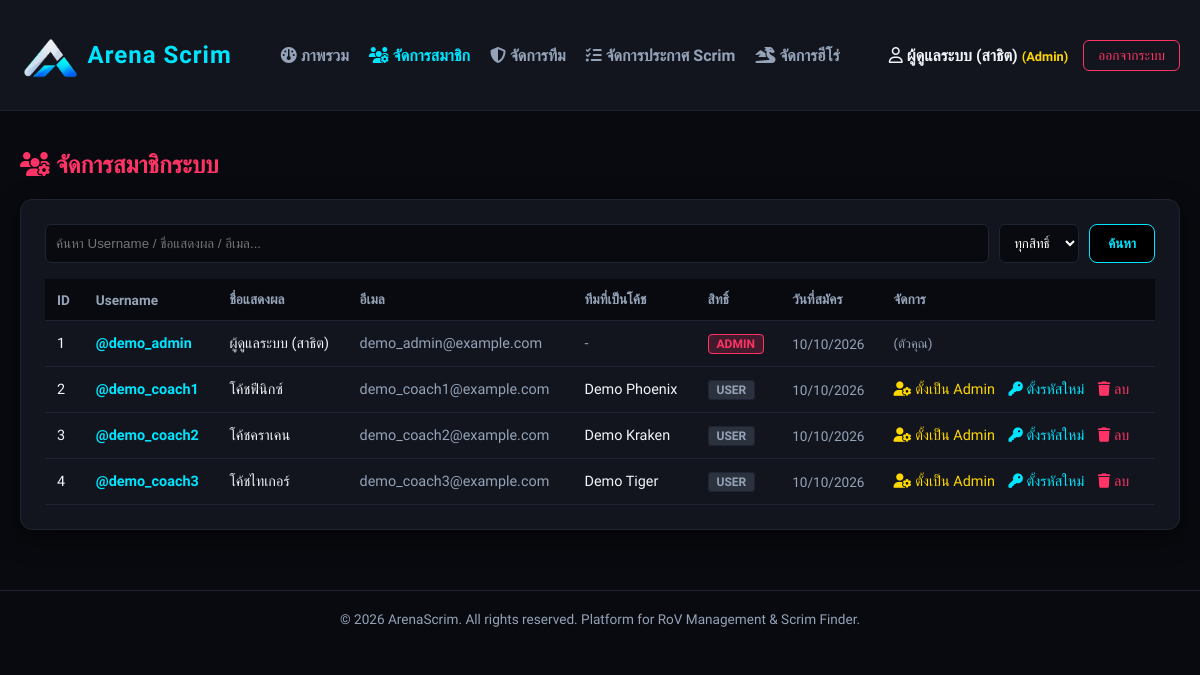
The page /admin/users.php (signed in) on the database its author committed.
### tables this page shows
CREATE TABLE `users` (
  `user_id` int(11) NOT NULL AUTO_INCREMENT,
  `username` varchar(50) NOT NULL,
  `email` varchar(100) NOT NULL,
  `password` varchar(255) NOT NULL,
  `display_name` varchar(100) NOT NULL,
  `role` enum('user','admin') DEFAULT 'user',
  `created_at` timestamp NOT NULL DEFAULT current_timestamp(),
  `nickname` varchar(100) DEFAULT NULL,
  `fullname` varchar(255) DEFAULT NULL,
  `open_id` varchar(255) DEFAULT NULL,
  `full_id` varchar(255) DEFAULT NULL,
  PRIMARY KEY (`user_id`),
  UNIQUE KEY `username` (`username`),
  UNIQUE KEY `email` (`email`)
);

CREATE TABLE `teams` (
  `team_id` int(11) NOT NULL AUTO_INCREMENT,
  `team_name` varchar(100) NOT NULL,
  `team_tag` varchar(10) NOT NULL,
  `leader_id` int(11) DEFAULT NULL COMMENT 'โค้ชของทีม (NULL = ไม่มีโค้ช)',
  `discord_link` varchar(255) DEFAULT NULL,
  `facebook_link` varchar(255) DEFAULT NULL,
  `line_id` varchar(100) DEFAULT NULL,
  `created_at` timestamp NOT NULL DEFAULT current_timestamp(),
  PRIMARY KEY (`team_id`),
  UNIQUE KEY `team_name` (`team_name`),
  KEY `leader_id` (`leader_id`),
  CONSTRAINT `teams_ibfk_1` FOREIGN KEY (`leader_id`) REFERENCES `users` (`user_id`) ON DELETE SET NULL
);

### admin/users.php (the view, shortened to what this page needs)
<?php
require_once '../config/db.php';
$page_css = "admin";
$search = trim($_GET['q'] ?? '');
$where = [];
$params = [];
$stmt = $pdo->prepare("SELECT u.*, t.team_name
    FROM users u LEFT JOIN teams t ON t.leader_id = u.user_id"
    . ($where ? " WHERE " . implode(' AND ', $where) : '') . "
    ORDER BY u.created_at DESC");
$stmt->execute($params);
$users = $stmt->fetchAll();
$input = "padding: 10px; background: #090A0F; border: 1px solid var(--border-color); color: #fff; border-radius: 6px;";
[$users_page, $page, $pages] = paginate_rows($users);
include '../includes/header.php';
?>
<div style="margin-top: 20px;">
    <h2 style="color: var(--neon-red); margin-bottom: 20px;"><i class="fa-solid fa-users-gear"></i> จัดการสมาชิกระบบ</h2>
    <div class="arena-card">
        <form method="GET" style="display: flex; gap: 10px; margin-bottom: 16px; flex-wrap: wrap;">
            <input type="text" name="q" value="<?= e($search) ?>" placeholder="ค้นหา Username / ชื่อแสดงผล / อีเมล..." style="flex: 1; min-width: 220px; <?= $input ?>">
            <select name="role" style="<?= $input ?>">
                <option value="">ทุกสิทธิ์</option>
            </select>
            <button type="submit" class="btn-cyber" style="padding: 10px 18px;">ค้นหา</button>
        </form>
        <table class="admin-table">
            <thead>
                <tr>
                    <th>ID</th>
                    <th>Username</th>
                    <th>ชื่อแสดงผล</th>
                    <th>อีเมล</th>
                    <th>ทีมที่เป็นโค้ช</th>
                    <th>สิทธิ์</th>
                    <th>วันที่สมัคร</th>
                    <th>จัดการ</th>
                </tr>
            </thead>
            <tbody>
                <?php foreach ($users_page as $u): ?>
                    <tr>
                        <td><?= (int)$u['user_id'] ?></td>
                        <td style="color: var(--neon-cyan); font-weight: 600;">@<?= e($u['username']) ?></td>
                        <td><?= e($u['display_name']) ?></td>
                        <td style="color: var(--text-muted);"><?= e($u['email']) ?></td>
                        <td><?= $u['team_name'] ? e($u['team_name']) : '<span style="color: var(--text-muted);">-</span>' ?></td>
                        <td><span class="badge-role <?= e($u['role']) ?>"><?= strtoupper(e($u['role'])) ?></span></td>
                        <td style="color: var(--text-muted); font-size: 0.85rem;"><?= date('d/m/Y', strtotime($u['created_at'])) ?></td>
                        <td style="white-space: nowrap;">
                            <?php if ($u['user_id'] != $_SESSION['user_id']): ?>
                                <?= post_button('../actions/admin-process.php?action=toggle_role', ['id' => (int)$u['user_id']],
                                    '<i class="fa-solid fa-user-gear"></i> ' . ($u['role'] === 'admin' ? 'ลดเป็น User' : 'ตั้งเป็น Admin'),
                                    'color: var(--neon-gold); margin-right: 10px;', 'ยืนยันเปลี่ยนสิทธิ์ของผู้ใช้นี้?') ?>
                                <?= post_button('../actions/admin-process.php?action=reset_password', ['id' => (int)$u['user_id']],
                                    '<i class="fa-solid fa-key"></i> ตั้งรหัสใหม่', 'color: var(--neon-cyan); margin-right: 10px;',
                                    "ตั้งรหัสผ่านใหม่ให้ @{$u['username']}?\nรหัสเดิมจะใช้ไม่ได้ ระบบจะแสดงรหัสใหม่ให้คุณแจ้งผู้ใช้") ?>
                                <?= post_button('../actions/admin-process.php?action=delete_user', ['id' => (int)$u['user_id']],
                                    '<i class="fa-solid fa-trash"></i> ลบ', 'color: var(--neon-red);',
                                    "ยืนยันลบสมาชิกคนนี้?\nถ้าเป็นโค้ช ทีมและผลการซ้อมจะยังอยู่ (ไม่มีโค้ช) และประกาศหาทีมซ้อมที่เปิดอยู่จะถูกปิด") ?>
                            <?php else: ?>
                                <span style="color: var(--text-muted); font-size: 0.8rem;">(ตัวคุณ)</span>
                            <?php endif; ?>
                        </td>
                    </tr>
                <?php endforeach; ?>
            </tbody>
        </table>
    </div>
</div>
<?php include '../includes/footer.php'; ?>

### includes/header.php (shortened to what this page needs)
<?php
require_once __DIR__ . '/../config/functions.php';
?>
<!DOCTYPE html>
<html lang="th">
<head>
    <link rel="stylesheet" href="https://cdnjs.cloudflare.com/ajax/libs/font-awesome/6.5.1/css/all.min.css">
    <link rel="stylesheet" href="<?= BASE_URL ?>/assets/css/main.css">
    <link rel="stylesheet" href="<?= BASE_URL ?>/assets/css/navbar.css">
    <?php if (isset($page_css)): ?>
        <link rel="stylesheet" href="<?= BASE_URL ?>/assets/css/<?= htmlspecialchars($page_css) ?>.css">
    <?php endif; ?>
</head>
<body>
<nav class="navbar">
    <div class="container navbar-container">
        <a href="<?= BASE_URL ?>/index.php" class="brand-logo" style="display: flex; align-items: center; gap: 8px; text-decoration: none;">
    <img src="<?= BASE_URL ?>/assets/images/as1.png" alt="ArenaScrim Logo" style="height: 46px; width: auto;">
    Arena Scrim
</a>
        <?php
        if (($_SESSION['role'] ?? '') === 'admin') {
            $menu = [
                ['admin/index.php', 'fa-gauge', 'ภาพรวม'],
                ['admin/users.php', 'fa-users-gear', 'จัดการสมาชิก'],
                ['admin/teams.php', 'fa-shield-halved', 'จัดการทีม'],
                ['admin/scrims.php', 'fa-list-check', 'จัดการประกาศ Scrim'],
                ['admin/heroes.php', 'fa-dragon', 'จัดการฮีโร่'],
            ];
        } else {
            $menu = [];
        }
        $current = str_replace('\\', '/', $_SERVER['SCRIPT_NAME'] ?? '');
        ?>
        <ul class="nav-menu">
            <?php foreach ($menu as [$href, $icon, $label]): ?>
                <?php $active = substr($current, -strlen('/' . $href)) === '/' . $href; ?>
                <li><a href="<?= BASE_URL ?>/<?= $href ?>" class="nav-link<?= $active ? ' active' : '' ?>"<?= $active ? ' aria-current="page"' : '' ?>><?php if ($icon): ?><i class="fa-solid <?= $icon ?>"></i> <?php endif; ?><?= $label ?></a></li>
            <?php endforeach; ?>
        </ul>
        <div class="user-controls">
            <?php if (isset($_SESSION['user_id'])): ?>
                <span class="user-name"><i class="fa-regular fa-user"></i> <?= htmlspecialchars($_SESSION['display_name'] ?? '') ?><?php if (($_SESSION['role'] ?? '') === 'admin'): ?> <span style="color: var(--neon-gold); font-size: 0.8rem;">(Admin)</span><?php endif; ?></span>
                <a href="<?= BASE_URL ?>/actions/auth-process.php?action=logout" class="btn-logout">ออกจากระบบ</a>
            <?php else: ?>
                <a href="<?= BASE_URL ?>/login.php" class="btn-cyber" style="padding: 6px 16px; font-size: 0.9rem;">เข้าสู่ระบบ</a>
            <?php endif; ?>
        </div>
    </div>
</nav>
<div class="container">

### config/functions.php (shortened to what this page needs)
<?php
function e($value)
{
    return htmlspecialchars((string)($value ?? ''), ENT_QUOTES, 'UTF-8');
}
function csrf_token()
{
    return $_SESSION['csrf'];
}
function csrf_field()
{
    return '<input type="hidden" name="csrf" value="' . csrf_token() . '">';
}
function post_button($action, array $fields, $label_html, $style = '', $confirm = '')
{
    $html = '<form method="POST" action="' . e($action) . '" style="display: inline; margin: 0;"'
        . ($confirm !== '' ? ' onsubmit="return confirm(' . e(json_encode($confirm, JSON_UNESCAPED_UNICODE)) . ');"' : '')
        . '>' . csrf_field();
    foreach ($fields as $name => $value) {
        $html .= '<input type="hidden" name="' . e($name) . '" value="' . e($value) . '">';
    }
    return $html . '<button type="submit" style="cursor: pointer; font: inherit; background: none; border: none; padding: 0; ' . $style . '">'
        . $label_html . '</button></form>';
}
function paginate_rows(array $rows)
{
    $pages = max(1, (int)ceil(count($rows) / PER_PAGE));
    $page = min($pages, max(1, (int)($_GET['page'] ?? 1)));
    return [array_slice($rows, ($page - 1) * PER_PAGE, PER_PAGE), $page, $pages];
}

### includes/footer.php
</div>
<footer style="text-align: center; padding: 20px; color: var(--text-muted); font-size: 0.85rem; border-top: 1px solid var(--border-color); margin-top: 40px;">
    &copy; <?= date('Y') ?> ArenaScrim. All rights reserved. Platform for RoV Management & Scrim Finder.
</footer>
</body>
</html>

### assets/css/main.css (style rules this page uses)
:root { --bg-dark: #090A0F; --card-bg: #12151E; --border-color: #1E2433; --text-main: #F1F5F9; --text-muted: #94A3B8; --neon-cyan: #00E5FF; --neon-gold: #FFD700; --neon-red: #FF3366; }
*, *::before, *::after { box-sizing: border-box; }
body { background-color: var(--bg-dark); color: var(--text-main); font-family: 'Prompt', sans-serif; margin: 0; padding: 0; }
.container { max-width: 1200px; margin: 0 auto; padding: 20px; }
.arena-card { background-color: var(--card-bg); border: 1px solid var(--border-color); border-radius: 12px; padding: 24px; box-shadow: 0 8px 24px rgba(0, 0, 0, 0.6); }
.btn-cyber { background-color: #000000; color: var(--neon-cyan); border: 1px solid var(--neon-cyan); padding: 10px 20px; border-radius: 8px; font-weight: 600; cursor: pointer; transition: all 0.3s ease; text-decoration: none; display: inline-block; }

### assets/css/navbar.css (style rules this page uses)
.navbar { background-color: var(--card-bg); border-bottom: 1px solid var(--border-color); padding: 12px 0; position: sticky; top: 0; z-index: 1000; }
.navbar-container { display: flex; justify-content: space-between; align-items: center; }
.brand-logo { font-size: 1.5rem; font-weight: 700; color: var(--neon-cyan); text-decoration: none; letter-spacing: 1px; }
.nav-menu { display: flex; gap: 20px; list-style: none; margin: 0; padding: 0; }
.nav-link { color: var(--text-muted); text-decoration: none; font-weight: 600; transition: color 0.3s ease; }
.nav-link:hover, .nav-link.active { color: var(--neon-cyan); }
.user-controls { display: flex; align-items: center; gap: 15px; }
.user-name { color: var(--text-main); font-weight: 600; }
.btn-logout { color: var(--neon-red); border: 1px solid var(--neon-red); padding: 6px 14px; border-radius: 6px; text-decoration: none; font-size: 0.85rem; transition: all 0.3s ease; }

### assets/css/admin.css (style rules this page uses)
.admin-table { width: 100%; border-collapse: collapse; margin-top: 15px; }
.admin-table th { background-color: #090A0F; color: var(--text-muted); text-align: left; padding: 12px; font-size: 0.85rem; border-bottom: 1px solid var(--border-color); }
.admin-table td { padding: 14px 12px; border-bottom: 1px solid var(--border-color); color: var(--text-main); font-size: 0.9rem; }
.badge-role { padding: 2px 8px; border-radius: 4px; font-size: 0.75rem; font-weight: 600; }
.badge-role.admin { background: rgba(255, 51, 102, 0.2); color: var(--neon-red); border: 1px solid var(--neon-red); }
.badge-role.user { background: rgba(148, 163, 184, 0.2); color: var(--text-muted); border: 1px solid var(--border-color); }

### rows shown on the page
users: user_id "1", username "demo_admin", display_name "ผู้ดูแลระบบ (สาธิต)", email "demo_admin@example.com", role "ADMIN", created_at "10/10/2026", shows "(ตัวคุณ)"
teams: leader.user_id "2", leader.username "demo_coach1", leader.display_name "โค้ชฟีนิกซ์", leader.email "demo_coach1@example.com", team_name "Demo Phoenix", leader.role "USER", leader.created_at "10/10/2026", label_html "ตั้งเป็น Admin ตั้งรหัสใหม่ ลบ"
teams: leader.user_id "3", leader.username "demo_coach2", leader.display_name "โค้ชคราเคน", leader.email "demo_coach2@example.com", team_name "Demo Kraken", leader.role "USER", leader.created_at "10/10/2026", label_html "ตั้งเป็น Admin ตั้งรหัสใหม่ ลบ"
teams: leader.user_id "4", leader.username "demo_coach3", leader.display_name "โค้ชไทเกอร์", leader.email "demo_coach3@example.com", team_name "Demo Tiger", leader.role "USER", leader.created_at "10/10/2026", label_html "ตั้งเป็น Admin ตั้งรหัสใหม่ ลบ"

### other values the page prints
$label "ภาพรวม"
$label "จัดการสมาชิก"
$label "จัดการทีม"
$label "จัดการประกาศ Scrim"
$label "จัดการฮีโร่"
$_SESSION['display_name'] "ผู้ดูแลระบบ (สาธิต)"
